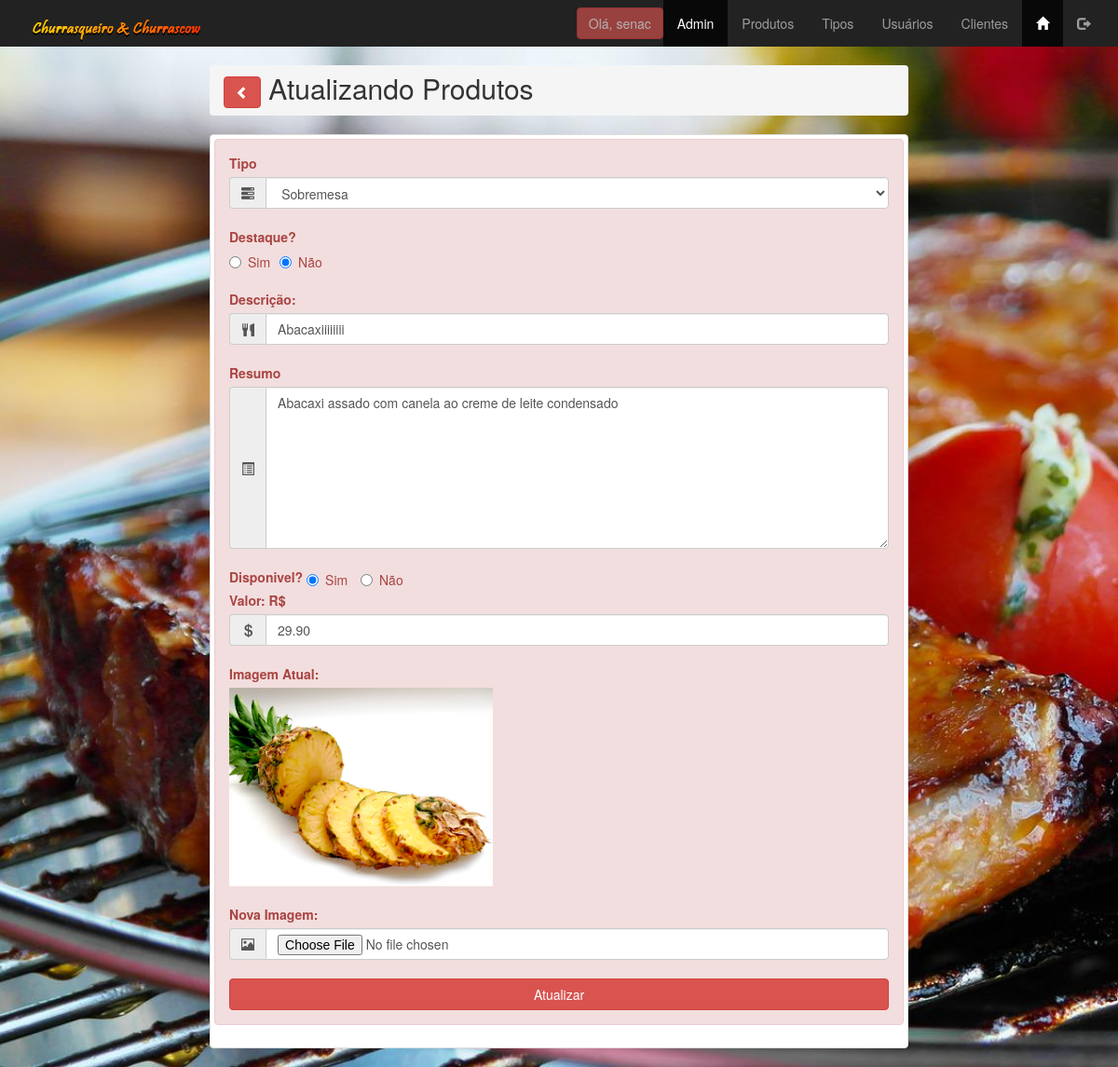
Screenshot of /admin/produto_atualiza.php?id_produto=9 (signed in) with the database file from the repository.
### tables this page shows
create table tbprodutos(
id_produto int(11) primary key auto_increment not null,
id_tipo_produto int  not null,
descri_produto varchar(100) not null,
resumo_produto varchar(1000) default null,
valor_produto decimal(10,2) default null,
imagem_produto varchar(50) default null,
destaque_produto enum('Sim', 'Não') not null,
disponivel_produto enum('Sim', 'Não') null default 'Não'
);

create table tbtipos(
id_tipo int(11) primary key auto_increment not null,
sigla_tipo varchar(3) not null,
rotulo_tipo varchar(15) not null,
disponivel_tipo enum('Sim', 'Não') null default 'Não'
);

### admin/produto_atualiza.php (the view, shortened to what this page needs)
<?php
include('../conexoes/conexao.php');
$id_alterar = $_GET['id_produto'];
$query_busca = "select * from tbprodutos where id_produto = " . $id_alterar;
$lista = $conexao->query($query_busca);
$linha = $lista->fetch_assoc();
$consulta_fk = "select * from tbtipos order by rotulo_tipo asc";
$lista_fk = $conexao->query($consulta_fk);
$linha_fk = $lista_fk->fetch_assoc();
?>
<!DOCTYPE html>
<html lang="pt-br">
<head>
            <link href="../css/bootstrap.min.css" rel="stylesheet" type="text/css">
            <link href="../css/meu_estilo.css" rel="stylesheet" type="text/css">
</head>
<body class="fundofixo">
    <?php include('menu_adm.php'); ?>
    <main class="container">
        <div class="row">
            <div class="col-xs-12 col-sm-offset-3 col-sm-6 col-md-offset-2 col-md-8">
                <h2 class="breadcrumb tex-danger">
                    <a href="produtos_lista.php">
                        <button class="btn btn-danger">
                            <span class="glyphicon glyphicon-chevron-left"></span>
                        </button>
                    </a>
                    Atualizando Produtos
                </h2>
                <div class="thumbnail">
                    <div class="alert alert-danger" role="alert">
                        <form action="produto_atualiza.php" method="post" id="form_produto_atualiza" name="form_produto_atualiza" enctype="multipart/form-data">
                            <label for="id_tipo_produto">Tipo</label>
                            <div class="input-group">
                                <span class="input-group-addon">
                                    <span class="glyphicon glyphicon-tasks" aria-hidden="true"></span>
                                </span>
                                <select name="id_tipo_produto" id="id_tipo_produto" class="form-control" required>
                                    <?php do { ?>
                                        <option value="<?php echo $linha_fk['id_tipo']; ?>" <?php
                                                                                            if (!(strcmp($linha_fk['id_tipo'], $linha['id_tipo_produto']))) {
                                                                                                echo "selected=\"selected\"";
                                                                                            } ?>>
                                            <?php echo $linha_fk['rotulo_tipo']; ?>
                                        </option>
                                    <?php } while ($linha_fk = $lista_fk->fetch_assoc());
                                    ?>
                                </select>
                            </div>
                            <br>
                            <label for="destaque_produto">Destaque?</label>
                            <div class="input-group">
                                <label for="destaque_produto_s" class="radio-inline">
                                    <input type="radio" name="destaque_produto" id="destaque_produto" value="Sim" <?php echo $linha['destaque_produto'] == "Sim" ? "checked" : null; ?>>
                                    Sim
                                </label>
                                <label for="destaque_produto_n" class="radio-inline">
                                    <input type="radio" name="destaque_produto" id="destaque_produto" value="Não" <?php echo $linha['destaque_produto'] == "Não" ? "checked" : null; ?>>
                                    Não
                                </label>
                            </div>
                            <br>
                            <label for="descri_produto">Descrição:</label>
                            <div class="input-group">
                                <span class="input-group-addon">
                                    <span class="glyphicon glyphicon-cutlery" aria-hidden="true"></span>
                                </span>
                                <input type="text" class="form-control" id="descri_produto" name="descri_produto" maxlength="100" required value="<?php echo $linha['descri_produto']; ?>" placeholder="Digite o titulo do produto...">
                            </div>
                            <br>
                            <label for="resumo_produto">Resumo</label>
                            <div class="input-group">
                                <span class="input-group-addon">
                                    <span class="glyphicon glyphicon-list-alt" aria-hidden="true"></span>
                                </span>
                                <textarea name="resumo_produto" id="resumo_produto" cols="30" rows="8" placeholder="Digite os detalhes do produto..." class="form-control"><?php echo $linha['resumo_produto']; ?>
                            </textarea>
                            </div>
                            <br>
                            <label for="disponivel_produto">Disponivel?</label>
                            <label for="disponivel_produto_s" class="radio-inline">
                                <input type="radio" name="disponivel_produto" id="disponivel_produto" value="Sim" <?php echo $linha['disponivel_produto'] == "Sim" ? "checked" : null ?>>
                                Sim
                            </label>
                            <label for="disponivel_produto_n" class="radio-inline">
                                <input type="radio" name="disponivel_produto" id="disponivel_produto" value="Não" <?php echo $linha['disponivel_produto'] == "Não" ? "checked" : null; ?>>
                                Não
                            </label>
                            <br>
                            <label for="valor_produto">Valor: R$</label>
                            <div class="input-group">
                                <span class="input-group-addon">
                                    <span class="glyphicon glyphicon-usd" aria-hidden="true"></span>
                                </span>
                                <input type="number" name="valor_produto" id="valor_produto" min="0" step="0.01" class="form-control" value="<?php echo $linha['valor_produto']; ?>">
                            </div>
                            <br>
                            <label for="imagem_produto_atual">Imagem Atual:</label>
                            <img src="../images/<?php echo $linha['imagem_produto']; ?>" alt="" class="img-responsive" style="max-width: 40%;">
                            <br>
                            <label for="imagem_produto">Nova Imagem:</label>
                            <div class="input-group">
                                <span class="input-group-addon">
                                    <span class="glyphicon glyphicon-picture" aria-hidden="true"></span>
                                </span>
                                <input type="file" name="imagem_produto" id="imagem_produto" class="form-control" accept="image/*">
                            </div>
                            <br>
                            <input type="submit" value="Atualizar" name="enviar" id="enviar" class="btn btn-danger btn-block">
                        </form>
                    </div>
                </div>
            </div>
        </div>
    </main>
</body>
</html>

### css/meu_estilo.css (style rules this page uses)
.fundofixo { background: url(../images/churrasco.jpg) no-repeat fixed; -webkit-background-size: cover ; background-size: cover; }

### rows the page displays
tbprodutos: id_tipo_produto "Sobremesa", destaque_produto "☐ Destaque?", destaque_produto "☑", descri_produto "Abacaxiiiiiiii", resumo_produto "Abacaxi assado com canela ao creme de leite condensado", disponivel_produto "☑ Disponivel?", valor_produto "29.90", imagem_produto (picture)

### other values shown
$_SESSION['login_usuario'] "senac"
